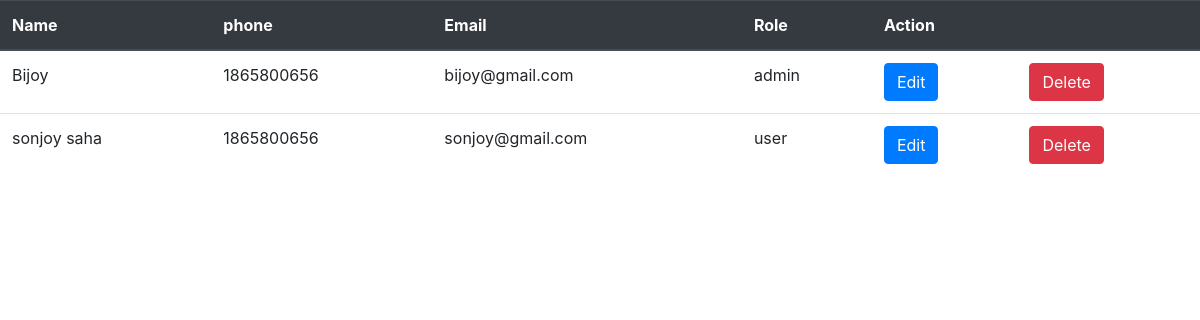
/user-index.php, run on an earlier commit of the app's database.
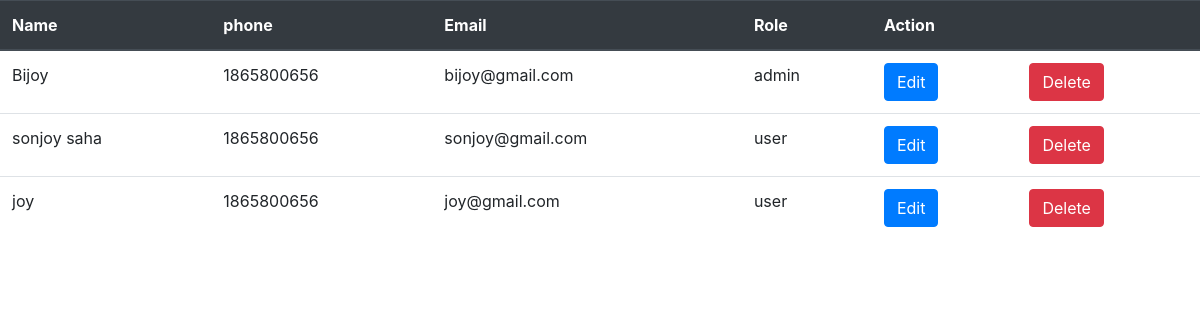
And on a later commit of the database.
### tables this page shows
CREATE TABLE `users` (
  `id` int(11) NOT NULL,
  `name` varchar(100) NOT NULL,
  `number` int(11) NOT NULL,
  `email` varchar(50) NOT NULL,
  `password` varchar(50) NOT NULL,
  `roles_id` int(11) DEFAULT NULL
);

CREATE TABLE `roles` (
  `id` int(11) NOT NULL,
  `name` varchar(15) NOT NULL,
  `code` varchar(11) NOT NULL,
  `description` varchar(100) NOT NULL
);

### user-index.php (the view, shortened to what this page needs)
<?php
require_once 'header.php';
require_once 'db.php';
$query= "select users.*, roles.name as role_name from users inner join roles on users.roles_id = roles.id";
$user= $con->query($query);
?>
<table class="table">
  <thead class="thead-dark">
    <tr>
      <th scope="col">Name</th>
      <th scope="col">phone</th>
      <th scope="col">Email</th>
      <th scope="col">Role</th>
      <th scope="col " colspan="2">Action</th>
    </tr>
  </thead>
  <tbody>
    <?php while($row= $user->fetch_assoc()) { ?>
    <tr>
      <td> <?php echo $row["name"]; ?> </td>
      <td> <?php echo $row["number"]; ?> </td>
      <td> <?php echo $row["email"]; ?> </td>
      <td> <?php echo $row["role_name"]; ?> </td>
      <td> <a class="btn btn-primary" href="user-edit.php?id=<?php echo $row["id"]; ?> ">Edit</a> </td>
      <td> <a class="btn btn-danger" href="user-delete.php?id=<?php echo $row["id"]; ?>"> Delete</a> </td>
    </tr>
    <?php } ?>
  </tbody>
</table>

What changed in the data, as far as the page shows it:
added users: name "joy", number "1865800656", email "joy@gmail.com", roles.name "user"
